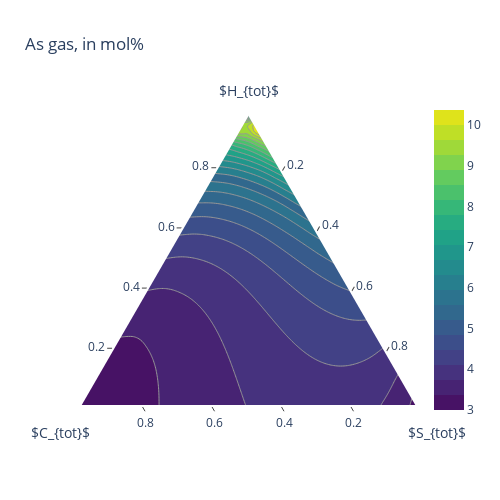
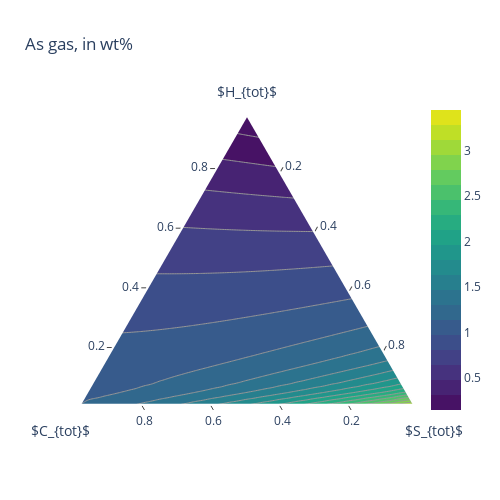

The notebook cell saved with these charts, in order:
### Markdown cell above
### Plot results (as gas)
Here we generate Figures 5a and 5b in the main text. These show the amount of gas in mol% or wt%, respectively, required to produce pyroclastic deposits of a given radius (as defined by variable $X$ above) at 1 bar, 1400 °C and an $f$O$_2$ of IW-4.5. Note that in these plots, we consider all gas species.

### Code cell
# molpercent composition space
Htot = [x['Htot'] for x in bulk_comp_list_simp]
Ctot = [x['Ctot'] for x in bulk_comp_list_simp]
Stot = [x['Stot'] for x in bulk_comp_list_simp]

fig = ff.create_ternary_contour(np.array([Htot, Ctot, Stot], dtype=float), np.array(nTot_list_as_moles, dtype=float),
                                pole_labels=['$H_{tot}$', '$C_{tot}$', '$S_{tot}$'],
                                interp_mode='cartesian',
                                ncontours=20,
                                colorscale='Viridis',
                                showscale=True,
                                showmarkers=False,
                                title='As gas, in mol%')
fig.show()
fig.write_image("as_gas_molper.svg")

# wtpercent composition space
Htot = [x['Htot'] for x in bulk_comp_list_simp]
Ctot = [x['Ctot'] for x in bulk_comp_list_simp]
Stot = [x['Stot'] for x in bulk_comp_list_simp]

fig = ff.create_ternary_contour(np.array([Htot, Ctot, Stot], dtype=float), np.array(nTot_list_from_wtper, dtype=float),
                                pole_labels=['$H_{tot}$', '$C_{tot}$', '$S_{tot}$'],
                                interp_mode='cartesian',
                                ncontours=20,
                                colorscale='Viridis',
                                showscale=True,
                                showmarkers=False,
                                title='As gas, in wt%')
fig.show()
fig.write_image("as_gas_wtper.svg")
